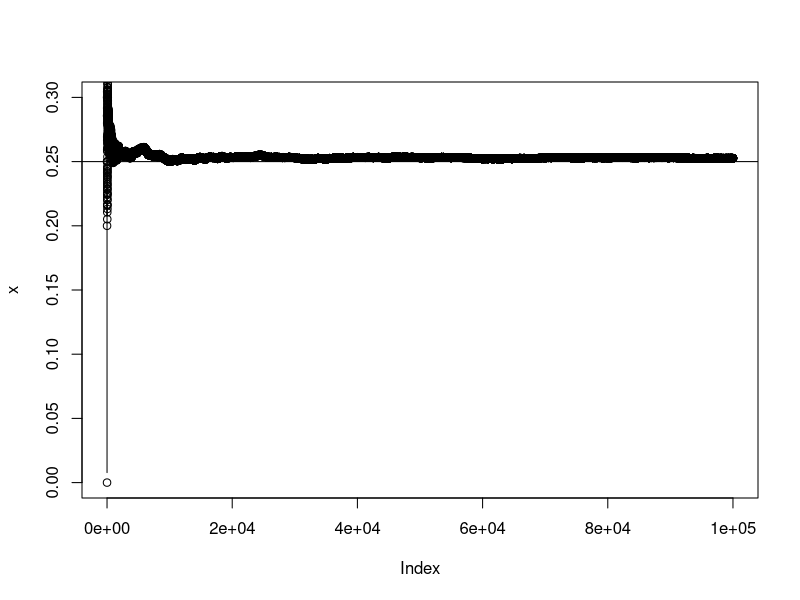

This figure's R source:
n <- 100000
x <- ifelse(runif(n) < 0.25, 1, 0)

cs <- 0

control <- TRUE

if (control) {
    for (i in 1:n) {
        cs <- cs + x[i]
        x[i] <- cs / i
    }
} else {
    x <- cumsum(x) / (1:n)
}

plot(x, type = "b", ylim = c(0, 0.3))
abline(h = 0.25)
